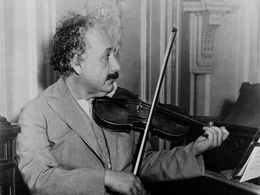
%> input picture ImageProcessing/data/einstein.png, 260 x 195 px, shrunk from 800 x 600 before the run
$ octave primaldualdeblur.m   (GNU Octave 9; MATLAB toolbox functions it lacks are replaced by stand-ins)
%> lines starting %> are read from the running program, lines starting %| are printed output that depends on the picture
u0 = double(imread('data/einstein.png'));
%> u0: size 195x260 double; min 0, max 226, mean 109.6; mean of the top-left, top-right, bottom-left and bottom-right quarters 147, 128.1, 113.9, 50
u0 = mean(u0,3);

[M N] = size(u0);
%> M = 195; N = 260
MN = M*N;
%> MN = 50700
I=reshape([1:M*N],M,N);
east=[I(:,2:end), I(:,end)];
north=[I(2:end,:); I(end,:)];
D1 = sparse(I,east,1,MN,MN) -speye(MN,MN);
D2 = sparse(I,north,1,MN,MN) -speye(MN,MN);
D = [D1 ; D2];

h0 = [ 1 2 1 ];
h = h0
for i=1:1 %% level of blur
    h = conv(h0,h);
end
size(h)
h = h'*h;
h = h/sum(sum(h));

stddev=2;
g = filter2(h,u0,'valid');
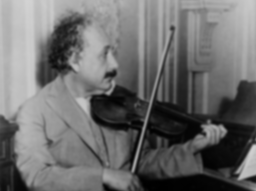
%> g: size 191x256 double; min 0.152, max 211.1, mean 109.2
[Ms Ns]=size(g);
%> Ms = 191; Ns = 256
g = g + stddev*randn(Ms,Ns);
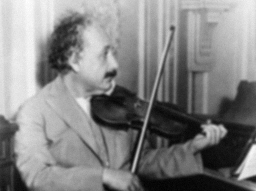
%> g: size 191x256 double; min -5.15, max 214.5, mean 109.2; drawn with min black and max white

figure(1);
imagesc(u0); colormap(gray); %drawnow();
figure(2);
imagesc(g); colormap(gray); drawnow();

u=zeros(size(u0));
L2 = 8;
tau = 1; %% max value for tau = 1;
sig = 1/tau/L2;
%lambda = .2;
lambda = .1;

p = zeros(2*MN,1);
%% primal-dual
for i=1:1000
    um = u;
    u = u-tau*(conv2(h,filter2(h,u,'valid')-g,'full') + reshape(D'*p,M,N));
    um = 2*u-um;
    p = p + sig*D*um(:);
    no= max(1,hypot(p(1:MN),p(MN+1:end))/lambda);
    p = p./[no;no];
    if mod(i,20)==0
        i
        figure(3);
        imagesc(u);
        colormap(gray); drawnow();
    end
end
%> this loop made 1000 passes
%> pass 1, `u = u-tau*(conv2(h,filter2(h,u,'valid')-g,'full') + reshape(D'*p,M,N));`:
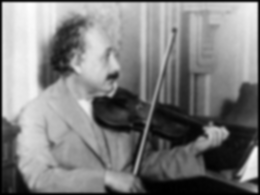
%> u: size 195x260 double; min -0.413, max 210.9, mean 105.3; drawn with min black and max white
%> pass 2, `u = u-tau*(conv2(h,filter2(h,u,'valid')-g,'full') + reshape(D'*p,M,N));`:
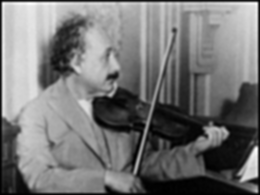
%> u: size 195x260 double; min -1.32, max 231.7, mean 106.4; drawn with min black and max white
%> pass 2, `um = 2*u-um;`:
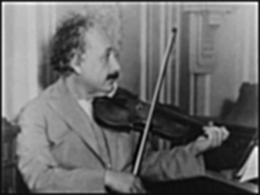
%> um: size 195x260 double; min -16.51, max 274.9, mean 107.6; drawn with min black and max white
%> after the loop:
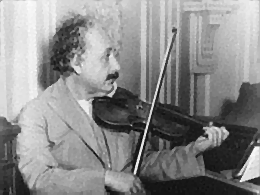
%> u: size 195x260 double; min -19.33, max 217, mean 109.5; drawn with min black and max white

$ run again, with ImageProcessing/data/Pablo-Picasso.jpg saved as ImageProcessing/data/einstein.png
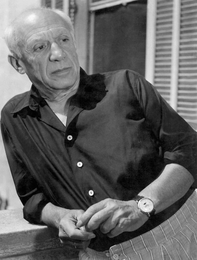
%> input picture ImageProcessing/data/Pablo-Picasso.jpg, 197 x 260 px, shrunk from 728 x 960 before the run
%> `g = filter2(h,u0,'valid');`:
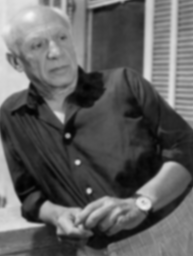
%> g: size 256x193 double; min 2.58, max 246.4, mean 96.4
%> after the loop `for i=1:1000`:
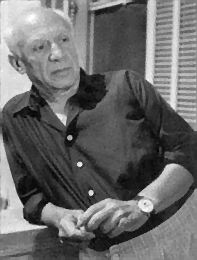
%> u: size 260x197 double; min -8.95, max 248.2, mean 97.8; drawn with min black and max white
